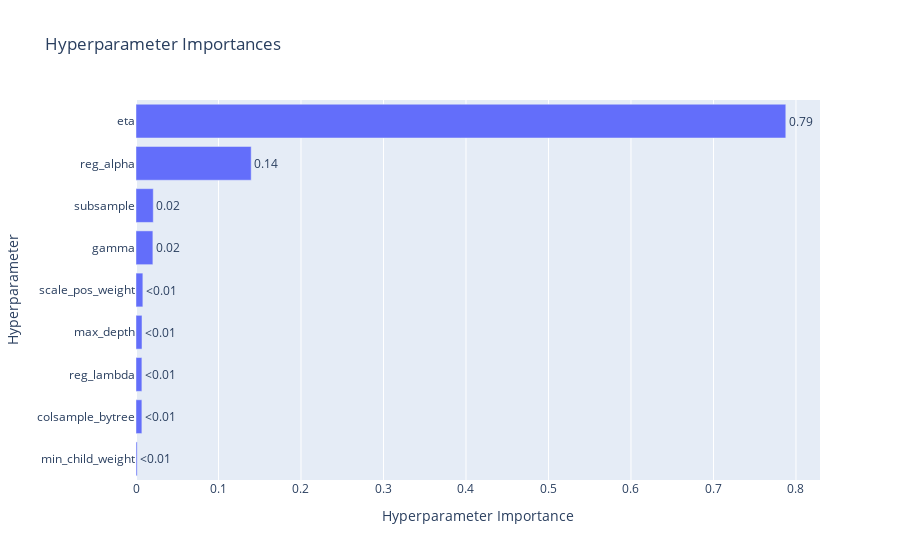

Notebook source saved alongside this figure:
### Code cell
optuna.visualization.plot_param_importances(study)

### Figure 1 — Plotly figure (JSON) as saved in the notebook; plotly's stock layout.template omitted (floating-point values rounded to 4 significant figures)
{"data": [{"cliponaxis": false, "hovertemplate": ["min_child_weight (IntDistribution): 0.0014337060866964132<extra></extra>", "colsample_bytree (FloatDistribution): 0.007125604295006678<extra></extra>", "reg_lambda (FloatDistribution): 0.007138013076631288<extra></extra>", "max_depth (IntDistribution): 0.007285201045475557<extra></extra>", "scale_pos_weight (FloatDistribution): 0.008316014698762015<extra></extra>", "gamma (FloatDistribution): 0.02046230710820764<extra></extra>", "subsample (FloatDistribution): 0.020936095071003986<extra></extra>", "reg_alpha (FloatDistribution): 0.1396332690806133<extra></extra>", "eta (FloatDistribution): 0.7876697895376031<extra></extra>"], "name": "Objective Value", "orientation": "h", "text": ["<0.01", "<0.01", "<0.01", "<0.01", "<0.01", "0.02", "0.02", "0.14", "0.79"], "textposition": "outside", "type": "bar", "x": [0.001434, 0.007126, 0.007138, 0.007285, 0.008316, 0.02046, 0.02094, 0.1396, 0.7877], "y": ["min_child_weight", "colsample_bytree", "reg_lambda", "max_depth", "scale_pos_weight", "gamma", "subsample", "reg_alpha", "eta"]}], "layout": {"title": {"text": "Hyperparameter Importances"}, "xaxis": {"title": {"text": "Hyperparameter Importance"}}, "yaxis": {"title": {"text": "Hyperparameter"}}}}
